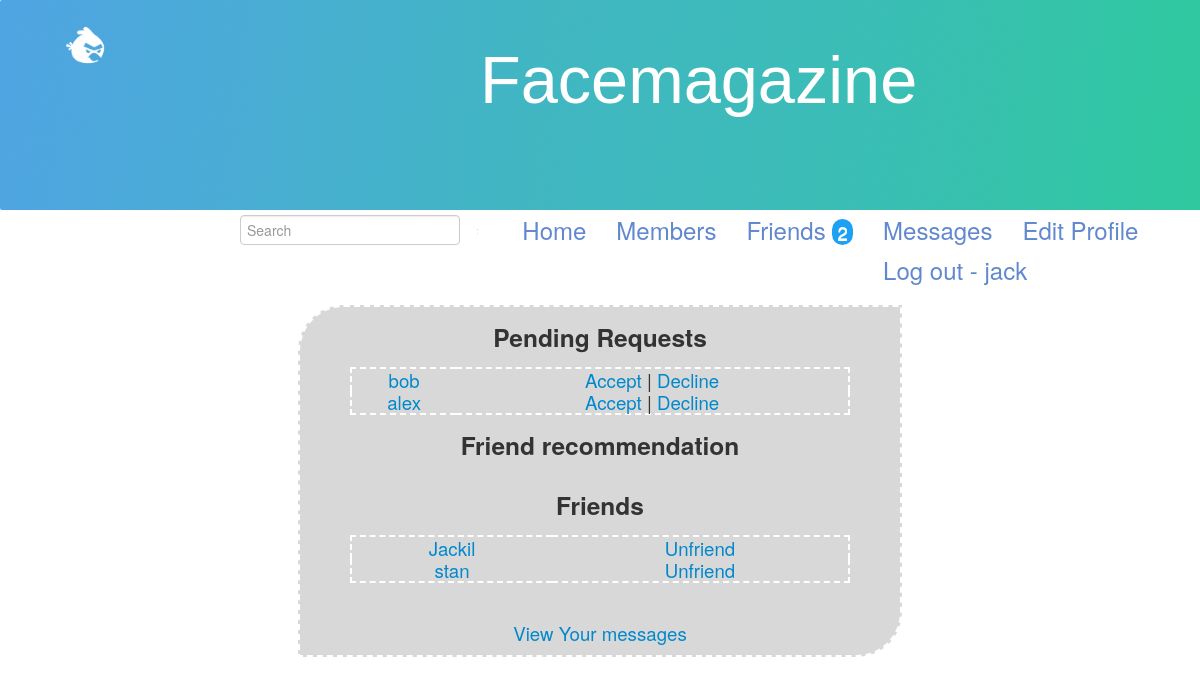
/social/friends/ (signed in), run on the app's committed database.
### social/models.py (models this page shows, shortened)
class Requests(models.Model):
      requestFrom = models.CharField(max_length=16, null=True)
      requestTo = models.CharField(max_length=16, null=True)

class Member(models.Model):
    username = models.CharField(max_length=16,primary_key=True)
    password = models.CharField(max_length=16)
    email = models.CharField(max_length=16, null=True)
    date = models.DateTimeField('date created', null=True)
    about = models.CharField(max_length=500, null=True)
    gender = models.CharField(max_length=16, null=True)
    city = models.CharField(max_length=16, null=True)
    profile = models.OneToOneField(Profile, null=True)
    following = models.ManyToManyField("self", symmetrical=False)
    friends= models.ManyToManyField("self", symmetrical=True)

### social/views.py (the view)
    def test(request):
        if 'username' in request.session:
            return f(request)
        else:
            template = loader.get_template('social/not-logged-in.html')
            context = RequestContext(request, {})
            return HttpResponse(template.render(context))

### social/views.py (called while the page is built)
def loggedin(f):
    def test(request):
        if 'username' in request.session:
            return f(request)
        else:
            template = loader.get_template('social/not-logged-in.html')
            context = RequestContext(request, {})
            return HttpResponse(template.render(context))
    return test

### social/templates/social/friends.html (shortened to what this page needs)
{% extends "social/base.html" %}
{% block content %}
<div class='main'>
{% if pending %}
<h3>Pending Requests</h3>
	<table style="width:500px;" class="main">
	{% for el in pending %}
		<tr><td ><a href="/social/members/?view={{ el.requestFrom }}"> {{ el.requestFrom }} </a> </td><td align="center"><a href="?accept={{ el.requestFrom }}">Accept</a> | <a href="?decline=	{{ el.requestFrom }}">Decline</a></td></tr>
	{% endfor %}
	</table>
{% endif %}
<h3>Friend recommendation</h3>
{% if friends %}
	<h3>Friends</h3>
	<table style="width:500px" class="main">
	{% for member in friends %}
		<tr><td ><a href="/social/members/?view={{ member.username }}"> {{ member.username }} </a></td>
		 <td ><a href="?unfriend={{ member.username }}">Unfriend</a></td></tr>
	{% endfor %}
	</table>
{% endif %}
<br>
<br>
<a class='button' href='/social/messages/?view={{ username }}'>View Your messages</a>
<br>
</div>
{% endblock %}

### social/static/social/styles.css (style rules this page uses)
* { font-family:"Helvetica Neue",Helvetica,Arial,sans-serif; font-size :14pt; }
body { width :100%; background:white; margin: 0; }
html { background:#fff; }
.main { width: 50%; margin: 0 auto; text-align: -webkit-center; text-align: center; background-color: #D8D8D8; border-radius: 46px 0px 45px 0px; -moz-border-radius: 46px 0px 45px 0px; -webkit-border-radius: 46px 0px 45px 0px; border: 2px dashed white; padding-bottom: 1%; }

### data on the page
Requests: requestFrom "bob"
Requests: requestFrom "alex"
Member: username "Jackil"
Member: username "stan"

### other printed values
{{ appname }} "Facemagazine"
{{ newRequests }} "2"
{{ username }} "jack"
